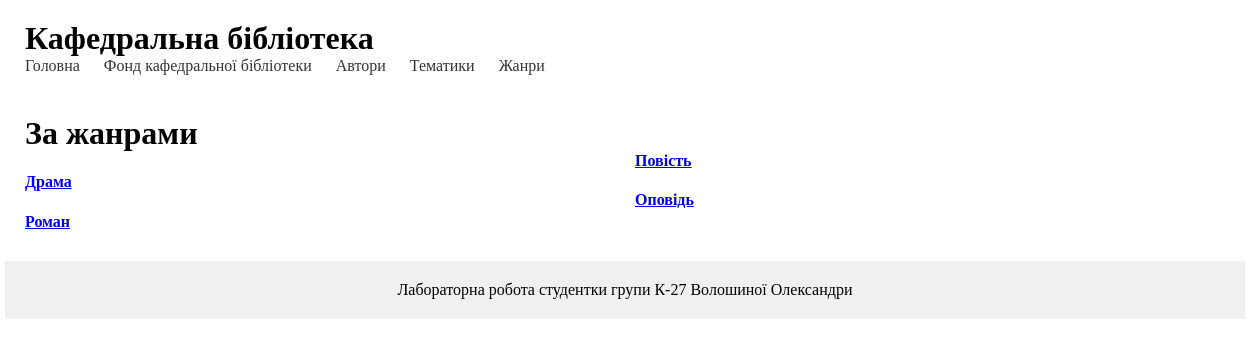
Before: /genre/ with the older database file.
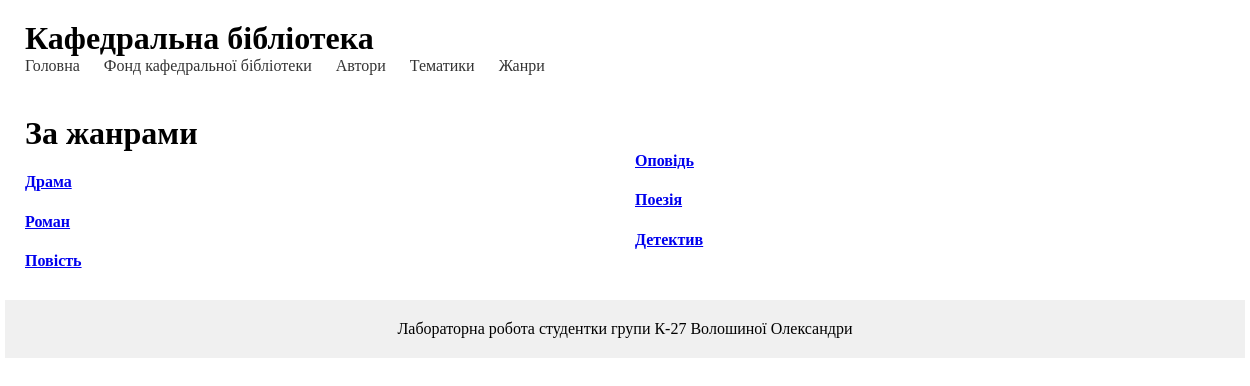
After: the same page with the newer database file.
### library/models.py (models this page shows, shortened)
class Genre(models.Model):
    name = models.CharField(max_length=10, null=True)

### library/views.py (the view)
# urls.py: path('genre/', genre, name='genre'),
def genre(request):
     genres = Genre.objects.all()
     return render(request, 'library/genre.html', {'genres': genres, 'menu' : menu, 'title' : 'За жанрами'})

### library/templates/library/genre.html
{% extends 'library/base.html' %}
{% block content %}
    <h1>{{ title }}</h1>
    <div class="genres-container">
        <ul class="genre-list">
            {% for genre in genres %}
                <li>
                    <h4><a href="{% url 'genre_editions' genre.id %}">{{ genre.name }}</a></h4>
                </li>
            {% endfor %}
        </ul>
    </div>
{% endblock %}

Changed rows visible on the page:
added Genre: name "Поезія"
added Genre: name "Детектив"
